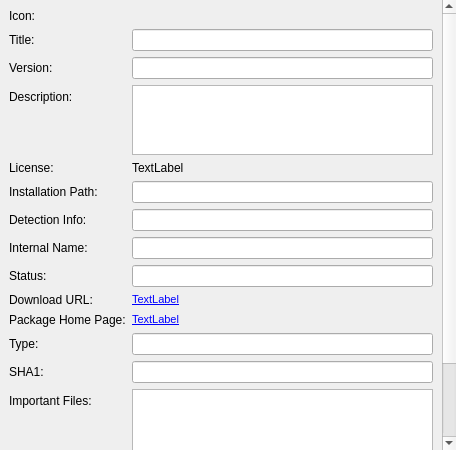
<?xml version="1.0" encoding="UTF-8"?>
<ui version="4.0">
 <class>PackageVersionForm</class>
 <widget class="QWidget" name="PackageVersionForm">
  <property name="geometry">
   <rect>
    <x>0</x>
    <y>0</y>
    <width>456</width>
    <height>450</height>
   </rect>
  </property>
  <property name="windowTitle">
   <string>Form</string>
  </property>
  <layout class="QVBoxLayout" name="verticalLayout">
   <property name="margin">
    <number>0</number>
   </property>
   <item>
    <widget class="QScrollArea" name="scrollArea">
     <property name="frameShape">
      <enum>QFrame::NoFrame</enum>
     </property>
     <property name="widgetResizable">
      <bool>true</bool>
     </property>
     <widget class="QWidget" name="scrollAreaWidgetContents">
      <property name="geometry">
       <rect>
        <x>0</x>
        <y>0</y>
        <width>439</width>
        <height>533</height>
       </rect>
      </property>
      <layout class="QFormLayout" name="formLayout">
       <item row="0" column="0">
        <widget class="QLabel" name="label_6">
         <property name="text">
          <string>Icon:</string>
         </property>
        </widget>
       </item>
       <item row="0" column="1">
        <widget class="QLabel" name="labelIcon">
         <property name="text">
          <string/>
         </property>
        </widget>
       </item>
       <item row="1" column="0">
        <widget class="QLabel" name="label">
         <property name="text">
          <string>Title:</string>
         </property>
         <property name="buddy">
          <cstring>lineEditTitle</cstring>
         </property>
        </widget>
       </item>
       <item row="1" column="1">
        <widget class="QLineEdit" name="lineEditTitle">
         <property name="readOnly">
          <bool>true</bool>
         </property>
        </widget>
       </item>
       <item row="2" column="0">
        <widget class="QLabel" name="label_2">
         <property name="text">
          <string>Version:</string>
         </property>
         <property name="buddy">
          <cstring>lineEditVersion</cstring>
         </property>
        </widget>
       </item>
       <item row="2" column="1">
        <widget class="QLineEdit" name="lineEditVersion">
         <property name="readOnly">
          <bool>true</bool>
         </property>
        </widget>
       </item>
       <item row="3" column="0">
        <widget class="QLabel" name="label_5">
         <property name="text">
          <string>Description:</string>
         </property>
         <property name="buddy">
          <cstring>textEditDescription</cstring>
         </property>
        </widget>
       </item>
       <item row="3" column="1">
        <widget class="QTextEdit" name="textEditDescription">
         <property name="readOnly">
          <bool>true</bool>
         </property>
        </widget>
       </item>
       <item row="7" column="0">
        <widget class="QLabel" name="label_3">
         <property name="text">
          <string>Internal Name:</string>
         </property>
         <property name="buddy">
          <cstring>lineEditInternalName</cstring>
         </property>
        </widget>
       </item>
       <item row="7" column="1">
        <widget class="QLineEdit" name="lineEditInternalName">
         <property name="readOnly">
          <bool>true</bool>
         </property>
        </widget>
       </item>
       <item row="8" column="0">
        <widget class="QLabel" name="label_7">
         <property name="text">
          <string>Status:</string>
         </property>
         <property name="buddy">
          <cstring>lineEditStatus</cstring>
         </property>
        </widget>
       </item>
       <item row="8" column="1">
        <widget class="QLineEdit" name="lineEditStatus">
         <property name="readOnly">
          <bool>true</bool>
         </property>
        </widget>
       </item>
       <item row="10" column="0">
        <widget class="QLabel" name="label_8">
         <property name="text">
          <string>Download URL:</string>
         </property>
        </widget>
       </item>
       <item row="12" column="0">
        <widget class="QLabel" name="label_10">
         <property name="text">
          <string>Type:</string>
         </property>
         <property name="buddy">
          <cstring>lineEditType</cstring>
         </property>
        </widget>
       </item>
       <item row="12" column="1">
        <widget class="QLineEdit" name="lineEditType">
         <property name="readOnly">
          <bool>true</bool>
         </property>
        </widget>
       </item>
       <item row="13" column="0">
        <widget class="QLabel" name="label_9">
         <property name="text">
          <string>SHA1:</string>
         </property>
         <property name="buddy">
          <cstring>lineEditSHA1</cstring>
         </property>
        </widget>
       </item>
       <item row="13" column="1">
        <widget class="QLineEdit" name="lineEditSHA1">
         <property name="readOnly">
          <bool>true</bool>
         </property>
        </widget>
       </item>
       <item row="14" column="0">
        <widget class="QLabel" name="label_11">
         <property name="text">
          <string>Important Files:</string>
         </property>
         <property name="buddy">
          <cstring>textEditImportantFiles</cstring>
         </property>
        </widget>
       </item>
       <item row="14" column="1">
        <widget class="QTextEdit" name="textEditImportantFiles">
         <property name="readOnly">
          <bool>true</bool>
         </property>
        </widget>
       </item>
       <item row="15" column="0">
        <widget class="QLabel" name="label_12">
         <property name="text">
          <string>Dependencies:</string>
         </property>
         <property name="buddy">
          <cstring>textEditDependencies</cstring>
         </property>
        </widget>
       </item>
       <item row="15" column="1">
        <widget class="QTextEdit" name="textEditDependencies">
         <property name="readOnly">
          <bool>true</bool>
         </property>
        </widget>
       </item>
       <item row="4" column="0">
        <widget class="QLabel" name="label_4">
         <property name="text">
          <string>License:</string>
         </property>
        </widget>
       </item>
       <item row="10" column="1">
        <widget class="QLabel" name="labelDownloadURL">
         <property name="focusPolicy">
          <enum>Qt::StrongFocus</enum>
         </property>
         <property name="text">
          <string>&lt;!DOCTYPE HTML PUBLIC &quot;-//W3C//DTD HTML 4.0//EN&quot; &quot;http://www.w3.org/TR/REC-html40/strict.dtd&quot;&gt;
&lt;html&gt;&lt;head&gt;&lt;meta name=&quot;qrichtext&quot; content=&quot;1&quot; /&gt;&lt;style type=&quot;text/css&quot;&gt;
p, li { white-space: pre-wrap; }
&lt;/style&gt;&lt;/head&gt;&lt;body style=&quot; font-family:'MS Shell Dlg 2'; font-size:8.25pt; font-weight:400; font-style:normal;&quot;&gt;
&lt;p style=&quot; margin-top:0px; margin-bottom:0px; margin-left:0px; margin-right:0px; -qt-block-indent:0; text-indent:0px;&quot;&gt;&lt;a href=&quot;http://www.test.de&quot;&gt;&lt;span style=&quot; text-decoration: underline; color:#0000ff;&quot;&gt;TextLabel&lt;/span&gt;&lt;/a&gt;&lt;/p&gt;&lt;/body&gt;&lt;/html&gt;</string>
         </property>
         <property name="openExternalLinks">
          <bool>true</bool>
         </property>
         <property name="textInteractionFlags">
          <set>Qt::LinksAccessibleByMouse|Qt::TextSelectableByKeyboard|Qt::TextSelectableByMouse</set>
         </property>
        </widget>
       </item>
       <item row="4" column="1">
        <widget class="QLabel" name="labelLicense">
         <property name="focusPolicy">
          <enum>Qt::StrongFocus</enum>
         </property>
         <property name="text">
          <string>TextLabel</string>
         </property>
         <property name="textInteractionFlags">
          <set>Qt::LinksAccessibleByMouse|Qt::TextSelectableByKeyboard|Qt::TextSelectableByMouse</set>
         </property>
        </widget>
       </item>
       <item row="5" column="0">
        <widget class="QLabel" name="label_13">
         <property name="text">
          <string>Installation Path:</string>
         </property>
         <property name="buddy">
          <cstring>lineEditPath</cstring>
         </property>
        </widget>
       </item>
       <item row="5" column="1">
        <widget class="QLineEdit" name="lineEditPath">
         <property name="readOnly">
          <bool>true</bool>
         </property>
        </widget>
       </item>
       <item row="11" column="0">
        <widget class="QLabel" name="label_14">
         <property name="text">
          <string>Package Home Page:</string>
         </property>
        </widget>
       </item>
       <item row="11" column="1">
        <widget class="QLabel" name="labelHomePage">
         <property name="mouseTracking">
          <bool>true</bool>
         </property>
         <property name="focusPolicy">
          <enum>Qt::StrongFocus</enum>
         </property>
         <property name="text">
          <string>&lt;!DOCTYPE HTML PUBLIC &quot;-//W3C//DTD HTML 4.0//EN&quot; &quot;http://www.w3.org/TR/REC-html40/strict.dtd&quot;&gt;
&lt;html&gt;&lt;head&gt;&lt;meta name=&quot;qrichtext&quot; content=&quot;1&quot; /&gt;&lt;style type=&quot;text/css&quot;&gt;
p, li { white-space: pre-wrap; }
&lt;/style&gt;&lt;/head&gt;&lt;body style=&quot; font-family:'MS Shell Dlg 2'; font-size:8.25pt; font-weight:400; font-style:normal;&quot;&gt;
&lt;p style=&quot; margin-top:0px; margin-bottom:0px; margin-left:0px; margin-right:0px; -qt-block-indent:0; text-indent:0px;&quot;&gt;&lt;a href=&quot;http://www.test.de&quot;&gt;&lt;span style=&quot; text-decoration: underline; color:#0000ff;&quot;&gt;TextLabel&lt;/span&gt;&lt;/a&gt;&lt;/p&gt;&lt;/body&gt;&lt;/html&gt;</string>
         </property>
         <property name="openExternalLinks">
          <bool>true</bool>
         </property>
         <property name="textInteractionFlags">
          <set>Qt::LinksAccessibleByMouse|Qt::TextSelectableByKeyboard|Qt::TextSelectableByMouse</set>
         </property>
        </widget>
       </item>
       <item row="6" column="0">
        <widget class="QLabel" name="label_15">
         <property name="text">
          <string>Detection Info:</string>
         </property>
         <property name="buddy">
          <cstring>lineEditDetectionInfo</cstring>
         </property>
        </widget>
       </item>
       <item row="6" column="1">
        <widget class="QLineEdit" name="lineEditDetectionInfo">
         <property name="readOnly">
          <bool>true</bool>
         </property>
        </widget>
       </item>
      </layout>
     </widget>
    </widget>
   </item>
  </layout>
 </widget>
 <tabstops>
  <tabstop>lineEditTitle</tabstop>
  <tabstop>lineEditVersion</tabstop>
  <tabstop>textEditDescription</tabstop>
  <tabstop>labelLicense</tabstop>
  <tabstop>lineEditPath</tabstop>
  <tabstop>lineEditDetectionInfo</tabstop>
  <tabstop>lineEditInternalName</tabstop>
  <tabstop>lineEditStatus</tabstop>
  <tabstop>labelDownloadURL</tabstop>
  <tabstop>labelHomePage</tabstop>
  <tabstop>lineEditType</tabstop>
  <tabstop>lineEditSHA1</tabstop>
  <tabstop>textEditImportantFiles</tabstop>
  <tabstop>textEditDependencies</tabstop>
  <tabstop>scrollArea</tabstop>
 </tabstops>
 <resources/>
 <connections/>
</ui>
